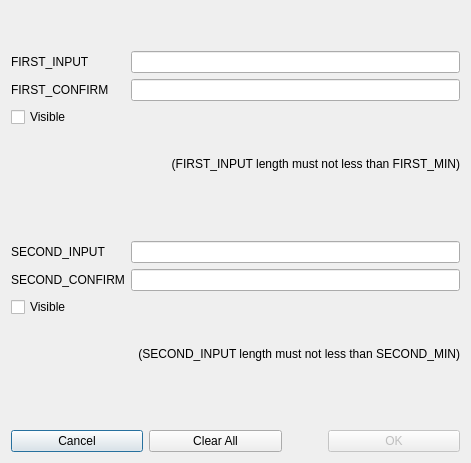
<?xml version="1.0" encoding="UTF-8"?>
<ui version="4.0">
 <class>DoublePasswordInputWindow</class>
 <widget class="QDialog" name="DoublePasswordInputWindow">
  <property name="geometry">
   <rect>
    <x>0</x>
    <y>0</y>
    <width>471</width>
    <height>463</height>
   </rect>
  </property>
  <property name="windowTitle">
   <string>Dialog</string>
  </property>
  <layout class="QGridLayout" name="gridLayout_2">
   <item row="0" column="0">
    <layout class="QGridLayout" name="gridLayout">
     <item row="8" column="0">
      <widget class="QCheckBox" name="cbVisibleSecond">
       <property name="text">
        <string>Visible</string>
       </property>
      </widget>
     </item>
     <item row="11" column="0" colspan="2">
      <layout class="QHBoxLayout" name="horizontalLayout">
       <item>
        <widget class="QPushButton" name="btnCancel">
         <property name="text">
          <string>Cancel</string>
         </property>
        </widget>
       </item>
       <item>
        <widget class="QPushButton" name="btnClearAll">
         <property name="text">
          <string>Clear All</string>
         </property>
        </widget>
       </item>
       <item>
        <spacer name="horizontalSpacer">
         <property name="orientation">
          <enum>Qt::Horizontal</enum>
         </property>
         <property name="sizeType">
          <enum>QSizePolicy::Minimum</enum>
         </property>
         <property name="sizeHint" stdset="0">
          <size>
           <width>40</width>
           <height>20</height>
          </size>
         </property>
        </spacer>
       </item>
       <item>
        <widget class="QPushButton" name="btnOK">
         <property name="enabled">
          <bool>false</bool>
         </property>
         <property name="text">
          <string>OK</string>
         </property>
        </widget>
       </item>
      </layout>
     </item>
     <item row="2" column="0">
      <widget class="QLabel" name="lblFirstConfirmName">
       <property name="text">
        <string>FIRST_CONFIRM</string>
       </property>
      </widget>
     </item>
     <item row="6" column="1">
      <widget class="QLineEdit" name="leSecondInput">
       <property name="echoMode">
        <enum>QLineEdit::Password</enum>
       </property>
      </widget>
     </item>
     <item row="4" column="0" colspan="2">
      <widget class="QLabel" name="lblFirstMessage">
       <property name="text">
        <string>(FIRST_INPUT length must not less than FIRST_MIN)</string>
       </property>
       <property name="alignment">
        <set>Qt::AlignRight|Qt::AlignTrailing|Qt::AlignVCenter</set>
       </property>
      </widget>
     </item>
     <item row="5" column="0" colspan="2">
      <spacer name="verticalSpacer_2">
       <property name="orientation">
        <enum>Qt::Vertical</enum>
       </property>
       <property name="sizeType">
        <enum>QSizePolicy::Minimum</enum>
       </property>
       <property name="sizeHint" stdset="0">
        <size>
         <width>20</width>
         <height>40</height>
        </size>
       </property>
      </spacer>
     </item>
     <item row="7" column="0">
      <widget class="QLabel" name="lblSecondConfirmName">
       <property name="text">
        <string>SECOND_CONFIRM</string>
       </property>
      </widget>
     </item>
     <item row="3" column="0">
      <widget class="QCheckBox" name="cbVisibleFirst">
       <property name="text">
        <string>Visible</string>
       </property>
      </widget>
     </item>
     <item row="2" column="1">
      <widget class="QLineEdit" name="leFirstConfirm">
       <property name="echoMode">
        <enum>QLineEdit::Password</enum>
       </property>
      </widget>
     </item>
     <item row="1" column="1">
      <widget class="QLineEdit" name="leFirstInput">
       <property name="echoMode">
        <enum>QLineEdit::Password</enum>
       </property>
      </widget>
     </item>
     <item row="1" column="0">
      <widget class="QLabel" name="lblFirstInputName">
       <property name="text">
        <string>FIRST_INPUT</string>
       </property>
      </widget>
     </item>
     <item row="9" column="0" colspan="2">
      <widget class="QLabel" name="lblSecondMessage">
       <property name="text">
        <string>(SECOND_INPUT length must not less than SECOND_MIN)</string>
       </property>
       <property name="alignment">
        <set>Qt::AlignRight|Qt::AlignTrailing|Qt::AlignVCenter</set>
       </property>
      </widget>
     </item>
     <item row="10" column="0" colspan="2">
      <spacer name="verticalSpacer">
       <property name="orientation">
        <enum>Qt::Vertical</enum>
       </property>
       <property name="sizeType">
        <enum>QSizePolicy::Minimum</enum>
       </property>
       <property name="sizeHint" stdset="0">
        <size>
         <width>20</width>
         <height>40</height>
        </size>
       </property>
      </spacer>
     </item>
     <item row="8" column="1">
      <widget class="QLabel" name="lblSecondHint">
       <property name="text">
        <string/>
       </property>
       <property name="alignment">
        <set>Qt::AlignRight|Qt::AlignTrailing|Qt::AlignVCenter</set>
       </property>
      </widget>
     </item>
     <item row="3" column="1">
      <widget class="QLabel" name="lblFirstHint">
       <property name="text">
        <string/>
       </property>
       <property name="alignment">
        <set>Qt::AlignRight|Qt::AlignTrailing|Qt::AlignVCenter</set>
       </property>
      </widget>
     </item>
     <item row="6" column="0">
      <widget class="QLabel" name="lblSecondInputName">
       <property name="text">
        <string>SECOND_INPUT</string>
       </property>
      </widget>
     </item>
     <item row="7" column="1">
      <widget class="QLineEdit" name="leSecondConfirm">
       <property name="echoMode">
        <enum>QLineEdit::Password</enum>
       </property>
      </widget>
     </item>
     <item row="0" column="0" colspan="2">
      <spacer name="verticalSpacer_3">
       <property name="orientation">
        <enum>Qt::Vertical</enum>
       </property>
       <property name="sizeType">
        <enum>QSizePolicy::Minimum</enum>
       </property>
       <property name="sizeHint" stdset="0">
        <size>
         <width>20</width>
         <height>40</height>
        </size>
       </property>
      </spacer>
     </item>
    </layout>
   </item>
  </layout>
 </widget>
 <tabstops>
  <tabstop>leFirstInput</tabstop>
  <tabstop>leFirstConfirm</tabstop>
  <tabstop>leSecondInput</tabstop>
  <tabstop>leSecondConfirm</tabstop>
  <tabstop>cbVisibleFirst</tabstop>
  <tabstop>cbVisibleSecond</tabstop>
  <tabstop>btnCancel</tabstop>
  <tabstop>btnClearAll</tabstop>
  <tabstop>btnOK</tabstop>
 </tabstops>
 <resources/>
 <connections>
  <connection>
   <sender>btnCancel</sender>
   <signal>clicked()</signal>
   <receiver>DoublePasswordInputWindow</receiver>
   <slot>reject()</slot>
   <hints>
    <hint type="sourcelabel">
     <x>61</x>
     <y>417</y>
    </hint>
    <hint type="destinationlabel">
     <x>206</x>
     <y>223</y>
    </hint>
   </hints>
  </connection>
 </connections>
</ui>
